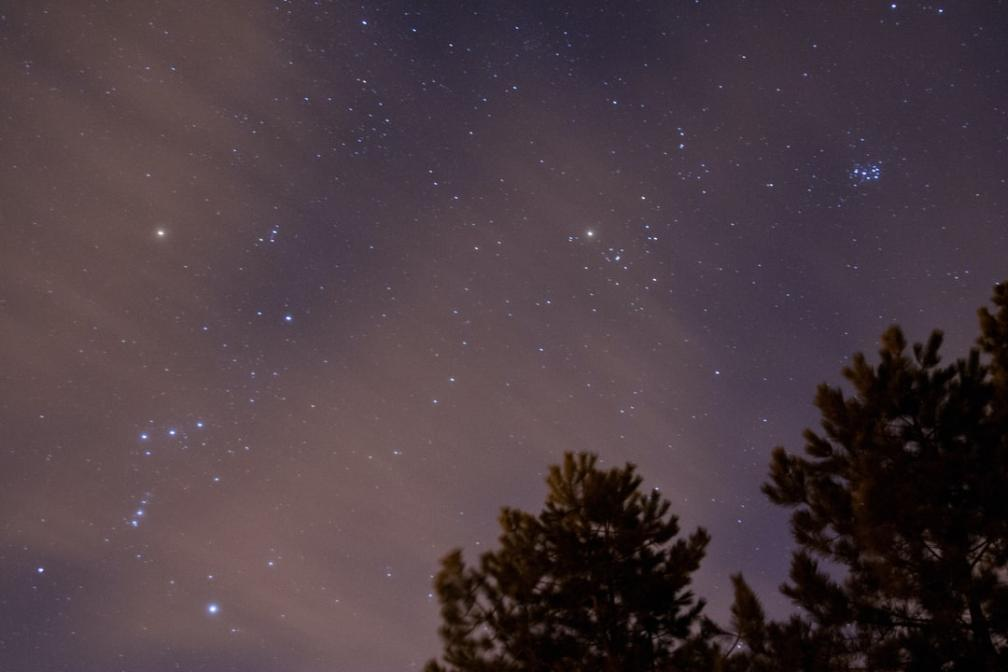
#> input picture Images/Orion/photo1.jpg, 1008 x 672 px
$ jupyter execute Notebook.ipynb
#> lines starting #> are read from the running program, lines starting #| are printed output that depends on the picture; after the words box and inside, x2 and y2 are one past the last pixel; in counts of white or black regions, pixels touching at a corner belong together; long printed decimals are rounded
[cell 1]
import numpy as np
import imageio
import matplotlib.pyplot as plt
from math import ceil, floor

[cell 2]
def thresholding(f, L):
    # create a new image with zeros
    f_tr = np.ones(f.shape).astype(np.uint8)
    # setting to 1 the pixels above the threshold
    f_tr[np.where(f < L)] = 0
    return f_tr

def otsu_threshold(img, max_L):

    M = np.product(img.shape)
    min_var = []
    hist_t,_ = np.histogram(img, bins=256, range=(0,256))

    img_t = thresholding(img, 0)

    for L in np.arange(1, max_L):
        img_ti = thresholding(img, L)
        # computing weights
        w_a = np.sum(hist_t[:L])/float(M)
        w_b = np.sum(hist_t[L:])/float(M)
        # computing variances
        sig_a = np.var(img[np.where(img_ti == 0)])
        sig_b = np.var(img[np.where(img_ti == 1)])

        min_var = min_var + [w_a*sig_a + w_b*sig_b]

    img_t = thresholding(img, np.argmin(min_var))

    return img_t, np.argmin(min_var)

def normalization(g):
    g = (((g - g.min())* 255)/(g.max() - g.min()))
    return g

[cell 3]
image1 = imageio.imread('Images/Orion/photo1.jpg', as_gray=True)
#> image1: shape (672, 1008) float32; min 0, max 252.1, mean 64.4
image2 = imageio.imread('Images/photo2.jpg', as_gray=True)
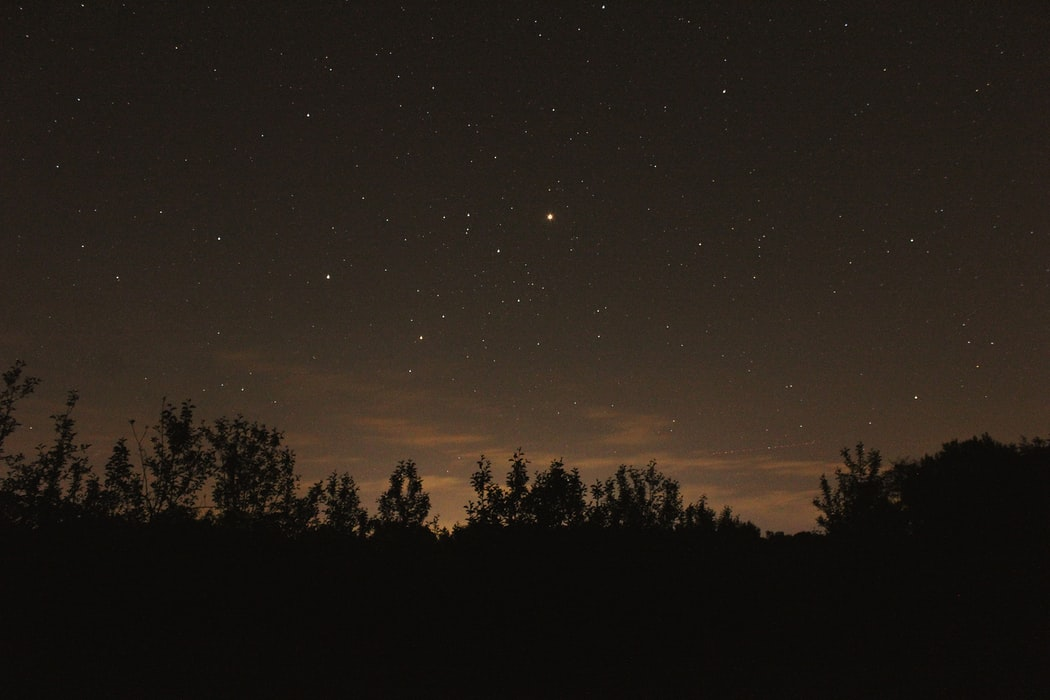
#> input picture Images/photo2.jpg, 1050 x 700 px
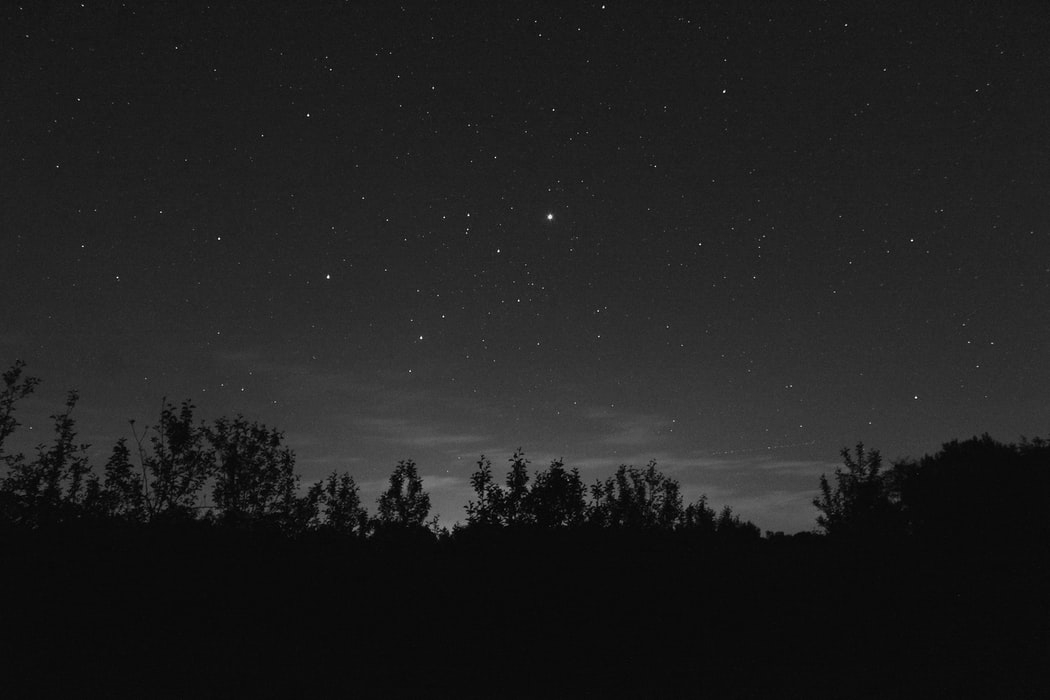
#> image2: shape (700, 1050) float32; min 0.299, max 254.5, mean 32.1
image3 = imageio.imread('Images/Cancer/con_CNC_001.png', as_gray=True)
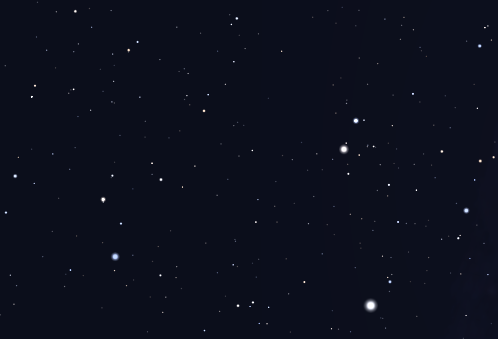
#> input picture Images/Cancer/con_CNC_001.png, 498 x 339 px
#> image3: shape (339, 498) float32; min 14.59, max 255, mean 15.6


hist1,_ = np.histogram(image1, bins=256, range=(0,256))
#> hist1 = 256 values, max 15708 at index 82, min 0 at index 200, mean 2646
#hist1 = histogram(image1, 265)
#plt.subplot(221); plt.bar(range(256), hist1)

hist2,_ = np.histogram(image2, bins=256, range=(0,256))
#> hist2 = 256 values, max 130626 at index 11, min 0 at index 143, mean 2871.1
#hist2 = histogram(image2, 256)
#plt.subplot(222); plt.bar(range(256), hist2)

print(np.mean(image2))
#| 32.126

T = ceil(8/floor(np.log(np.mean(image1))))*np.mean(image1)
#> T = 128.8
print(T)
#| 128.810
img_o1 = thresholding(image1,T)
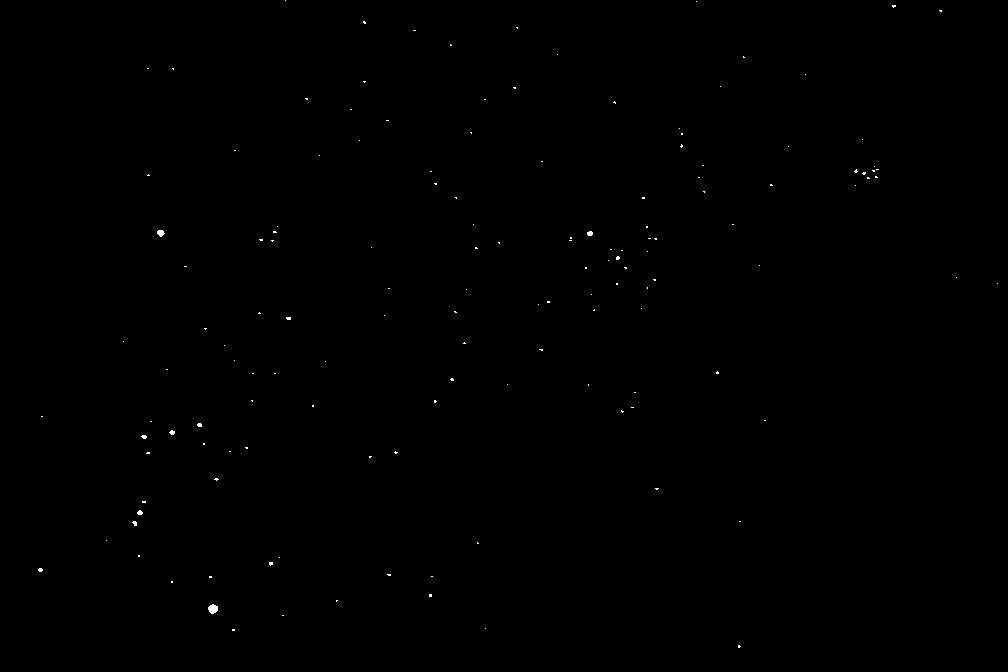
#> img_o1: shape (672, 1008); values 0 (black) and 1 (white), 0.11% white in thin lines or dots

W = 3.9
T = W*np.mean(image2)
#> T = 125.3
print(T)
#| 125.292
img_o2 = thresholding(image2,T)
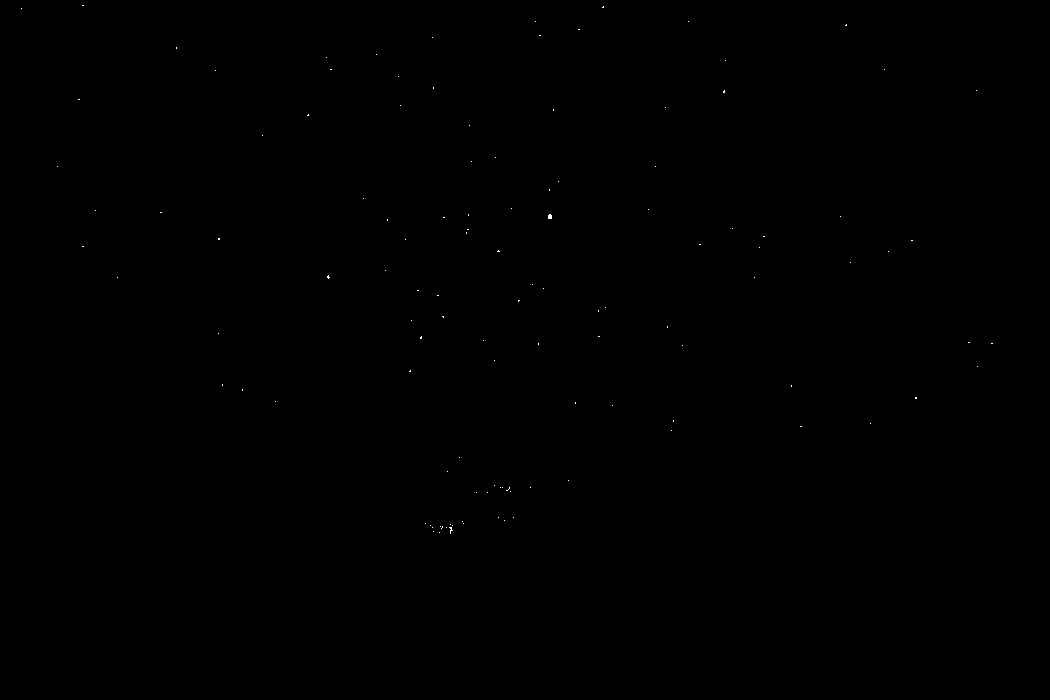
#> img_o2: shape (700, 1050); values 0 (black) and 1 (white), 0.03% white in thin lines or dots, all inside (x1, y1, x2, y2) = (21, 5, 993, 534)

W = 4.3
T = W*np.mean(image3)
#> T = 67.1
print(T)
#| 67.097
img_o3 = thresholding(image3,T)
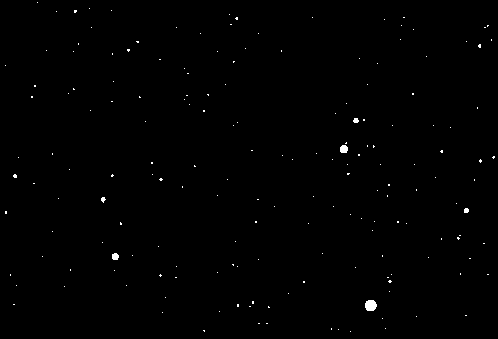
#> img_o3: shape (339, 498); values 0 (black) and 1 (white), 0.38% white; 177 white regions (172 under 20 px), largest, box (x1, y1, x2, y2) and area: (365, 300, 377, 311) 109, (340, 145, 348, 153) 55, (112, 253, 119, 260) 41, (353, 118, 359, 123) 24, (464, 208, 469, 213) 22


plt.figure(figsize=(10,10))
plt.subplot(321); plt.imshow(image1, cmap="gray"); plt.axis('off'); plt.title('Original Image')
plt.subplot(322); plt.imshow(img_o1, cmap="gray"); plt.axis('off'); plt.title('thresholded image')
plt.subplot(323); plt.imshow(image2, cmap="gray"); plt.axis('off'); plt.title('Original Image')
plt.subplot(324); plt.imshow(img_o2, cmap="gray"); plt.axis('off'); plt.title('thresholded image')
plt.subplot(325); plt.imshow(image3, cmap="gray"); plt.axis('off'); plt.title('Original Image')
plt.subplot(326); plt.imshow(img_o3, cmap="gray"); plt.axis('off'); plt.title('thresholded image')
